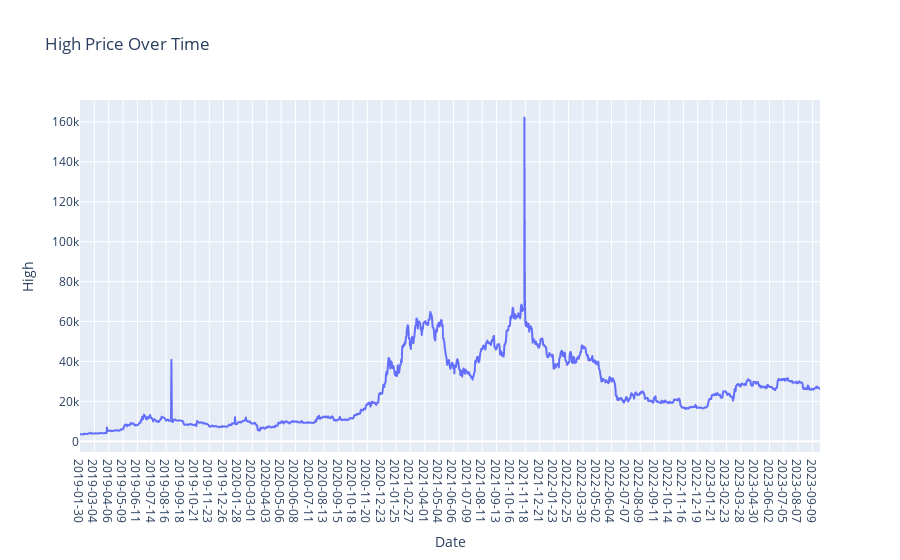

The notebook cell saved with this chart:
### Markdown cell above
## i) Graph for High Column Values

### Code cell
plt.figure(figsize=(14, 6))
fig = px.line(WBTC.High,x=WBTC.Date, y='High', labels={'x': 'Date', 'y': 'Price'}, title='High Price Over Time')
fig.update_xaxes(type='category')  # Ensure the x-axis treats the index as categorical (date)
fig.show()

### Figure 1 — Plotly figure (JSON) as saved in the notebook; plotly's stock layout.template omitted (floating-point values rounded to 4 significant figures; data arrays with more than 128 entries replaced by an {"elided": "..."} marker saying what was removed)
{"data": [{"hovertemplate": "Date=%{x}<br>High=%{y}<extra></extra>", "legendgroup": "", "line": {"color": "#636efa", "dash": "solid"}, "marker": {"symbol": "circle"}, "mode": "lines", "name": "", "showlegend": false, "type": "scattergl", "x": {"elided": "1701 str values"}, "xaxis": "x", "y": {"elided": "1701 float values"}, "yaxis": "y"}], "layout": {"legend": {"tracegroupgap": 0}, "title": {"text": "High Price Over Time"}, "xaxis": {"anchor": "y", "domain": [0, 1], "title": {"text": "Date"}, "type": "category"}, "yaxis": {"anchor": "x", "domain": [0, 1], "title": {"text": "High"}}}}
